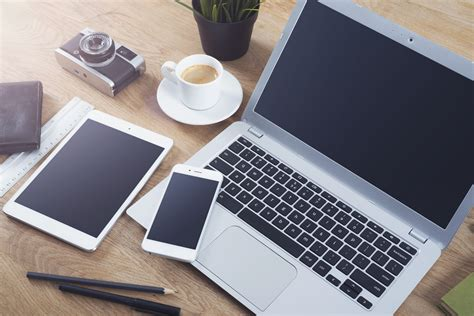
#> input picture OIP.jpg, 474 x 316 px
$ jupyter execute 'Contour Detection.ipynb'
#> lines starting #> are read from the running program, lines starting #| are printed output that depends on the picture; after the words box and inside, x2 and y2 are one past the last pixel; in counts of white or black regions, pixels touching at a corner belong together
[cell 1]
#importing OpenCv and rreading an image
# importing matplotlib to display output

import cv2


img = cv2.imread('OIP.jpg')
#> img is the input picture: shape (316, 474, 3); mean B, G, R 132.8, 128.2, 131.7

[cell 2]
#convert the image to grayscale

gray_image = cv2.cvtColor(img, cv2.COLOR_BGR2GRAY)
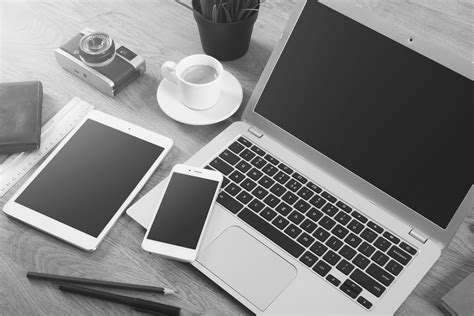
#> gray_image: shape (316, 474); min 2, max 255, mean 129.8

[cell 3]
# here we apply binary thrsholding to convert the gray image to black and white
#here any pixel value greate that 150 will be set to 255(white) lesser ones to 0(black)
# thrsh is a variable to hold binary image
ret, thresh = cv2.threshold(gray_image, 150, 255, 0, cv2.THRESH_BINARY)
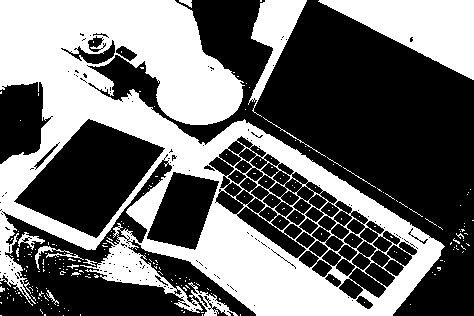
#> thresh: shape (316, 474); 42.5% white; 240 white regions (226 under 20 px)

# Visualize the image
cv2.imshow("Binary Image", thresh)
cv2.waitKey(0)
cv2.destroyAllWindows()

[cell 4]
# to find the contours of the image
# RETR_TREE in mode helps the function to retrieve all possible contours in binary image

contours, hierachy = cv2.findContours(thresh, mode=cv2.RETR_TREE, method=cv2.CHAIN_APPROX_NONE)
#> contours = 608 contours, 512 with area under 20; largest, box (x1, y1, x2, y2) and area: (0, 0, 445, 316) 78668, (13, 118, 166, 239) 9432, (318, 0, 474, 80) 6194, (146, 171, 220, 251) 3575, (248, 0, 307, 117) 2198

# draw contous fucntion is used here to overlay the contours on the image
# contouridx indicates the contour points which we can use to specify the index position form the list.
# using negative value draws all contour points
#cv2 uses a BGR channel as opposed to the norms RGB so color indicates the color of contour points, using green here
# thickness refer yo thickness of countour points

cv2.drawContours(img, contours, contourIdx=-1, color=(0, 255, 0), thickness=2, lineType=cv2.LINE_AA)
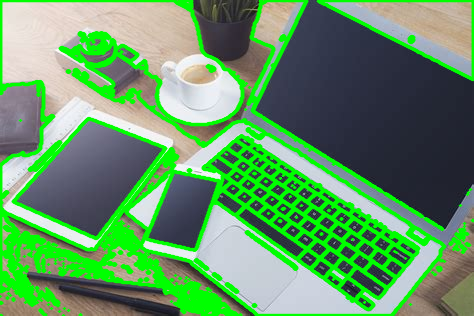
#> img: shape (316, 474, 3); mean B, G, R 99.9, 151.6, 98.1
